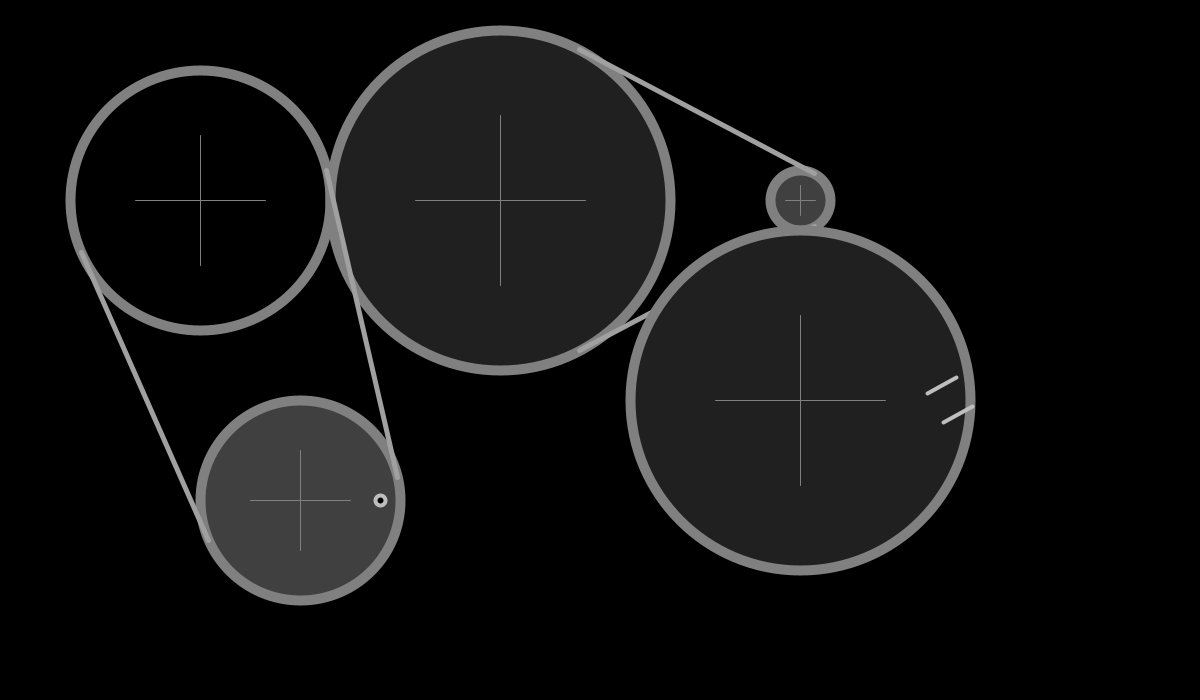
Frame 1 (no input)
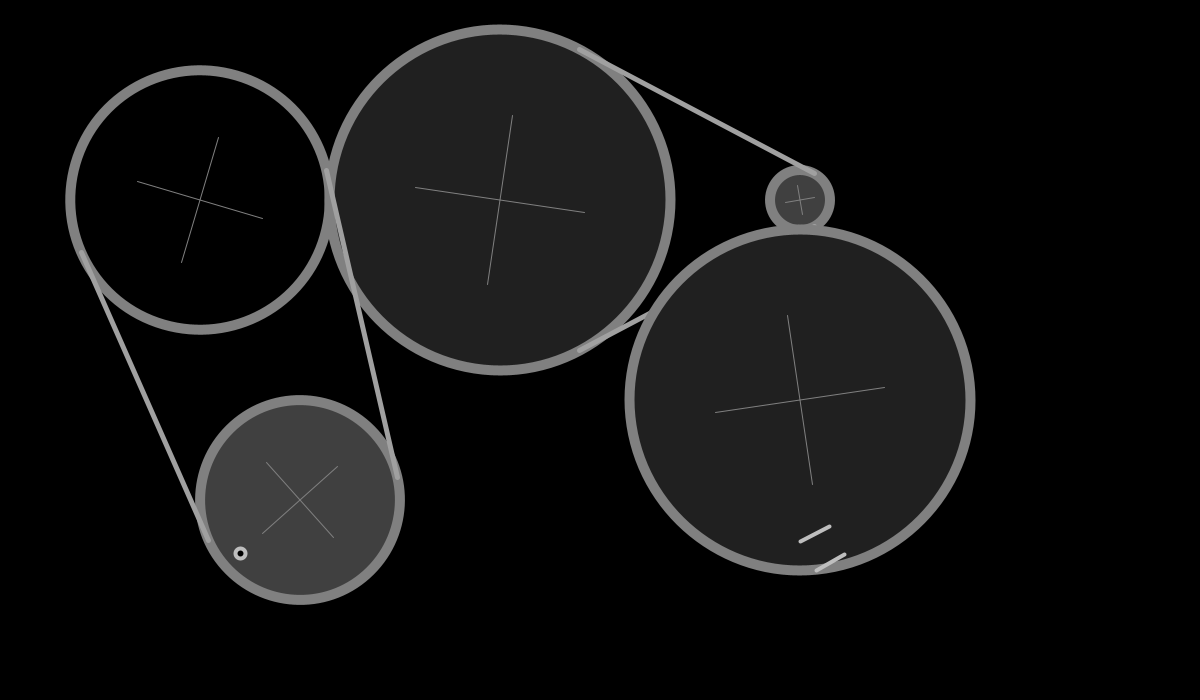
Frame 60 (the mouse pressed at the canvas centre just before this capture)
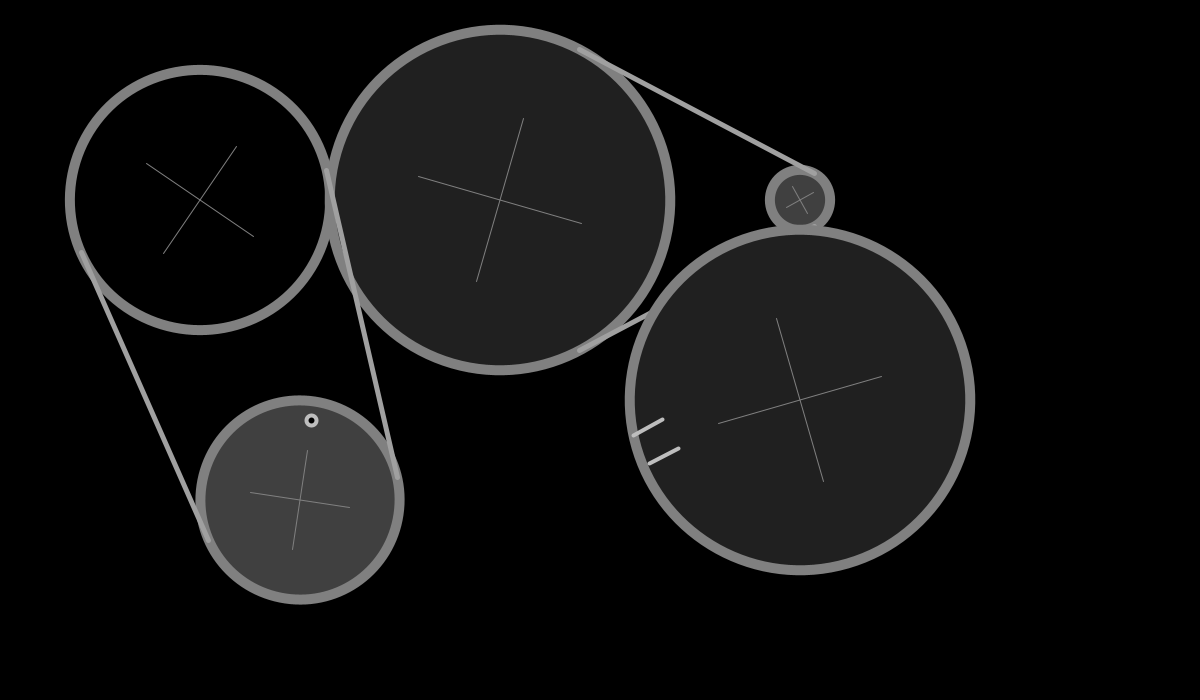
Frame 120 (the mouse held since frame 60 and released just before this capture)

The Processing sketch that drew these frames (run headless with seeded random() and noise(); from frame 60 on, the mouse is pressed at the canvas centre):

// Processing sketch: mech
// ── mech.pde
ArrayList<Element> listE;

void setup() {
  size(1200, 700);
  frameRate(25);
  //background(0);
  
  listE = new ArrayList<Element>();

  listE.add( new Circle( 200.0, 200.0, 0.0, 130.0 ) );
  listE.add( new Gearwheel( 500.0, 200.0, 0.0, 170.0 ) );
  listE.add( new Pulley( 800.0, 200.0, 0.0, 30.0 ) );
  listE.add( new Gearwheel( 800.0, 400.0, 0.0, 170.0) );
  listE.add( new Pulley( 300.0, 500.0, 0.0, 100.0 ) );
  listE.add( new Bearing( 380.0, 500.0 ) );
  listE.add( new Ways( 950.0, 400.0 ) );

  listE.get(0).addSlave( listE.get(1) );
  listE.get(0).addSlave( listE.get(4) );
  listE.get(1).addSlave( listE.get(2) );
  listE.get(2).addSlave( listE.get(3) );
  listE.get(4).addSlave( listE.get(5) );
  listE.get(3).addSlave( listE.get(6) );
  
}

void draw() {
  background(0);
  for ( Element e : listE )
    e.draw();
  
  
  listE.get(0).turn( );
  

}
// ── bearing.pde
class Bearing extends Element{
  
  public Bearing( float x, float y ){
    super( x, y, 0.0, 0.0 );
  }
  
  @Override
  public void turn(){
    la = x; //<>//
    ld = y;
    if ( b instanceof Circle ){
      ba += b.a - b.la;
      x = b.x + cos(ba) * bd;
      y = b.y + sin(ba) * bd;
    }
    super.turnRest();
  }
    
  @Override
  public void draw(){
    stroke(190);
    strokeWeight(4);
    fill(0);
    ellipse(x, y, 10, 10 );
  }
  
  
}
// ── circle.pde
class Circle extends Element{
  
  public Circle(float x, float y, float a, float d){
    super( x, y, a, d );
  }
  
  @Override
  public void turn(){
    super.turn();
    if ( b == null ){
      a += PI / 100;
    }
    super.turnRest();
  }
  
  @Override
  public void addSlave(Element el ){
    super.addSlave( el );
  }
  
  @Override
  public void draw(){
    pushMatrix();
    stroke(128);
    strokeWeight(10);
    fill(0);
    translate(x, y);
    rotate(a);
    ellipse(0, 0, d * 2, d * 2 );
    strokeWeight(1);
    line( -d / 2, 0, d / 2, 0 );
    line( 0, -d / 2, 0, d / 2 );
    popMatrix();
  }
}
// ── element.pde
abstract class Element{
  // Position x,y and angle and distance
  // Vector to boss and last movment
  public float x, y, a, d, ba, bd, la, ld;
  // Driving element (boss)
  Element b;
  // Subordinate elements
  ArrayList<Element> e;

  
  public Element(float x, float y, float a, float d){
    this.x = x;
    this.y = y;
    this.a = a;
    this.d = d;
    e = new ArrayList<Element>();
  }
  
  public void addSlave(Element el ){
    el.setDepend( atan2(el.y - y, el.x - x), dist(x, y, el.x, el.y) );
    el.addBoss(this);
    e.add(el);
  }
  
  public void addBoss(Element b){
    this.b = b;
  }
    
  public void setDepend( float ang, float dis){
    ba = ang;
    bd = dis;
  }
    
  public abstract void draw();
  
  public void turn(){
    la = a;
    ld = d;
  }
  
  public void turnRest(){
    if ( ! e.isEmpty() ){
      for( Element i : e ){
        i.turn( );
      }
    }
  }
  
}
// ── gearwheel.pde
class Gearwheel extends Circle{
  
  public Gearwheel(float x, float y, float a, float d){
    super( x, y, a, d );
  }

  @Override
  public void turn(){
    super.turn();
    a -= (( b.a - b.la ) * b.d ) / d;
    // rotation by arc length of boss in the opposite direction
    super.turnRest();
  }
  
  @Override
  public void addSlave(Element el ){
    super.addSlave( el );
    if ( b.d + d != bd )
      println( "Gearwheel distans is not proper : " + ( bd - d - b.d ) );
  }
  

  @Override
  public void draw(){
    pushMatrix();
    stroke(128);
    strokeWeight(10);
    fill(32);
    translate(x, y);
    rotate(a);
    ellipse(0, 0, d * 2, d * 2 );
    strokeWeight(1);
    line( -d / 2, 0, d / 2, 0 );
    line( 0, -d / 2, 0, d / 2 );
    popMatrix();
  }


}
// ── pulley.pde
class Pulley extends Circle{
  
  PVector v1, v2, v3, v4;
  
  public Pulley(float x, float y, float a, float d){
    super( x, y, a, d );
  }

  @Override
  public void addSlave(Element el ){
    super.addSlave( el );
  }
  
  @Override
  public void addBoss(Element b){
    super.addBoss( b );
    float rr = d - b.d;
    float beta = acos(rr / bd);
    float a1 = ba + PI - beta, a2 = ba + PI + beta;
    float cosA1 = cos(a1), sinA1 = sin(a1);
    float cosA2 = cos(a2), sinA2 = sin(a2);
    v1 = new PVector( b.x + cosA1 * b.d, b.y + sinA1 * b.d );
    v2 = new PVector( x + cosA1 * d, y + sinA1 * d );
    v3 = new PVector( b.x + cosA2 * b.d, b.y + sinA2 * b.d );
    v4 = new PVector( x + cosA2 * d, y + sinA2 * d );
     //<>//
    //println("D = " + bd + "   Alpha = " + ba + "   rr = " + rr );
    
  }
    
  
  @Override
  public void turn(){
    super.turn();
    a += (( b.a - b.la ) * b.d ) / d;
    // rotation by arc length of boss in the same direction
    super.turnRest();
  }
  
  @Override
  public void draw(){
    pushMatrix();
    stroke(128);
    strokeWeight(10);
    fill(64);
    translate(x, y);
    rotate(a);
    ellipse(0, 0, d * 2, d * 2 );
    strokeWeight(1);
    line( -d / 2, 0, d / 2, 0 );
    line( 0, -d / 2, 0, d / 2 );
    popMatrix();
    stroke(160);
    strokeWeight(5);
    line( v1.x, v1.y, v2.x, v2.y );
    line( v3.x, v3.y, v4.x, v4.y );
  }

}
// ── ways.pde
class Ways extends Bearing{
  
  public Ways( float x, float y ){
    super( x, y );
    a = -0.5;
    d = 23;
  }
   
  @Override
  public void draw(){
    stroke(190);
    strokeWeight(4);
    fill(0);
    line(x + cos(a + PI / 4) * d, y + sin(a + PI / 4) * d,
        x + cos(a + PI / 4 * 3) * d, y + sin(a + PI / 4 * 3) * d );
    line(x + cos(a + PI / 4 * 5) * d, y + sin(a + PI / 4 * 5) * d,
        x + cos(a + PI / 4 * 7) * d, y + sin(a + PI / 4 * 7) * d );
  }
  
}
